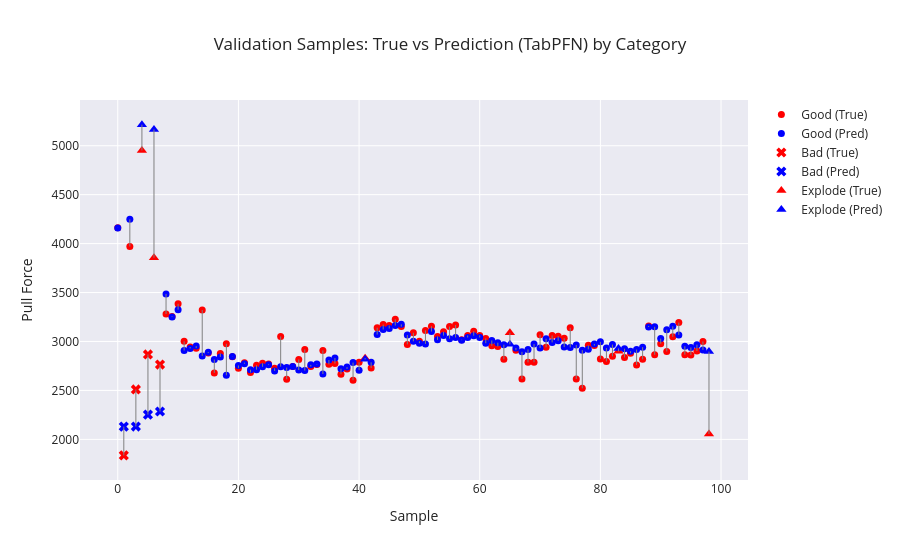

Write notebook code for a chart like this one.
### Markdown cell above
# Check Validation Data

### Code cell
# Category array (must be aligned with y_dev)
categories = dev_df.groupby("Sample ID")["Category"].first().values

plot_visualizer(
    true_vals=y_dev_Regressor,
    pred_vals=final_pred,
    categories=categories,
    title=f"Validation Samples: True vs Prediction (TabPFN) by Category"
)

### Figure 1 — Plotly figure (JSON) as saved in the notebook; plotly's stock layout.template omitted (floating-point values rounded to 4 significant figures)
{"data": [{"marker": {"color": "red", "size": 7, "symbol": "circle"}, "mode": "markers", "name": "Good (True)", "type": "scatter", "x": [0, 2, 8, 9, 10, 11, 12, 13, 14, 15, 16, 17, 18, 19, 20, 21, 22, 23, 24, 25, 26, 27, 28, 29, 30, 31, 32, 33, 34, 35, 36, 37, 38, 39, 40, 42, 43, 44, 45, 46, 47, 48, 49, 50, 51, 52, 53, 54, 55, 56, 57, 58, 59, 60, 61, 62, 63, 64, 66, 67, 68, 69, 70, 71, 72, 73, 74, 75, 76, 77, 78, 79, 80, 81, 82, 84, 85, 86, 87, 88, 89, 90, 91, 92, 93, 94, 95, 96, 97], "y": [4161.0, 3970.0, 3281.0, 3256.0, 3385.0, 3002.0, 2944.0, 2932.0, 3321.0, 2882.0, 2679.0, 2877.0, 2976.0, 2843.0, 2727.0, 2784.0, 2683.0, 2758.0, 2778.0, 2770.0, 2726.0, 3052.0, 2614.0, 2744.0, 2816.0, 2919.0, 2744.0, 2765.0, 2909.0, 2766.0, 2775.0, 2665.0, 2720.0, 2604.0, 2787.0, 2730.0, 3141.0, 3173.0, 3163.0, 3227.0, 3152.0, 2970.0, 3089.0, 3002.0, 3113.0, 3156.0, 3051.0, 3099.0, 3153.0, 3169.0, 3017.0, 3061.0, 3105.0, 3062.0, 3031.0, 2956.0, 2948.0, 2818.0, 2910.0, 2617.0, 2787.0, 2788.0, 3070.0, 2940.0, 3061.0, 3054.0, 3033.0, 3139.0, 2617.0, 2522.0, 2961.0, 2958.0, 2821.0, 2796.0, 2849.0, 2837.0, 2880.0, 2760.0, 2818.0, 3159.0, 2864.0, 2977.0, 2898.0, 3048.0, 3193.0, 2866.0, 2861.0, 2903.0, 3001.0]}, {"marker": {"color": "blue", "size": 7, "symbol": "circle"}, "mode": "markers", "name": "Good (Pred)", "type": "scatter", "x": [0, 2, 8, 9, 10, 11, 12, 13, 14, 15, 16, 17, 18, 19, 20, 21, 22, 23, 24, 25, 26, 27, 28, 29, 30, 31, 32, 33, 34, 35, 36, 37, 38, 39, 40, 42, 43, 44, 45, 46, 47, 48, 49, 50, 51, 52, 53, 54, 55, 56, 57, 58, 59, 60, 61, 62, 63, 64, 66, 67, 68, 69, 70, 71, 72, 73, 74, 75, 76, 77, 78, 79, 80, 81, 82, 84, 85, 86, 87, 88, 89, 90, 91, 92, 93, 94, 95, 96, 97], "y": [4160.0, 4248.0, 3486.0, 3249.0, 3325.0, 2907.0, 2929.0, 2953.0, 2852.0, 2891.0, 2815.0, 2842.0, 2654.0, 2845.0, 2755.0, 2773.0, 2712.0, 2712.0, 2741.0, 2763.0, 2699.0, 2743.0, 2733.0, 2743.0, 2708.0, 2702.0, 2761.0, 2769.0, 2668.0, 2810.0, 2831.0, 2722.0, 2738.0, 2784.0, 2707.0, 2787.0, 3071.0, 3123.0, 3132.0, 3163.0, 3175.0, 3066.0, 3002.0, 2982.0, 2975.0, 3102.0, 3017.0, 3060.0, 3029.0, 3041.0, 3013.0, 3040.0, 3059.0, 3041.0, 2982.0, 3010.0, 2988.0, 2968.0, 2934.0, 2894.0, 2919.0, 2973.0, 2933.0, 3028.0, 2990.0, 3007.0, 2943.0, 2939.0, 2965.0, 2911.0, 2920.0, 2974.0, 2996.0, 2933.0, 2969.0, 2926.0, 2901.0, 2917.0, 2942.0, 3148.0, 3150.0, 3029.0, 3121.0, 3155.0, 3067.0, 2951.0, 2939.0, 2967.0, 2914.0]}, {"marker": {"color": "red", "size": 9, "symbol": "x"}, "mode": "markers", "name": "Bad (True)", "type": "scatter", "x": [1, 3, 5, 7], "y": [1836.0, 2510.0, 2867.0, 2764.0]}, {"marker": {"color": "blue", "size": 9, "symbol": "x"}, "mode": "markers", "name": "Bad (Pred)", "type": "scatter", "x": [1, 3, 5, 7], "y": [2130.0, 2131.0, 2253.0, 2285.0]}, {"marker": {"color": "red", "size": 9, "symbol": "triangle-up"}, "mode": "markers", "name": "Explode (True)", "type": "scatter", "x": [4, 6, 41, 65, 83, 98], "y": [4952.0, 3856.0, 2830.0, 3089.0, 2899.0, 2054.0]}, {"marker": {"color": "blue", "size": 9, "symbol": "triangle-up"}, "mode": "markers", "name": "Explode (Pred)", "type": "scatter", "x": [4, 6, 41, 65, 83, 98], "y": [5215.0, 5166.0, 2817.0, 2971.0, 2928.0, 2897.0]}, {"line": {"color": "gray", "width": 1}, "mode": "lines", "showlegend": false, "type": "scatter", "x": [0, 0], "y": [4161.0, 4160.0]}, {"line": {"color": "gray", "width": 1}, "mode": "lines", "showlegend": false, "type": "scatter", "x": [1, 1], "y": [1836.0, 2130.0]}, {"line": {"color": "gray", "width": 1}, "mode": "lines", "showlegend": false, "type": "scatter", "x": [2, 2], "y": [3970.0, 4248.0]}, {"line": {"color": "gray", "width": 1}, "mode": "lines", "showlegend": false, "type": "scatter", "x": [3, 3], "y": [2510.0, 2131.0]}, {"line": {"color": "gray", "width": 1}, "mode": "lines", "showlegend": false, "type": "scatter", "x": [4, 4], "y": [4952, 5215.0]}, {"line": {"color": "gray", "width": 1}, "mode": "lines", "showlegend": false, "type": "scatter", "x": [5, 5], "y": [2867.0, 2253.0]}, {"line": {"color": "gray", "width": 1}, "mode": "lines", "showlegend": false, "type": "scatter", "x": [6, 6], "y": [3856.0, 5166.0]}, {"line": {"color": "gray", "width": 1}, "mode": "lines", "showlegend": false, "type": "scatter", "x": [7, 7], "y": [2764.0, 2285.0]}, {"line": {"color": "gray", "width": 1}, "mode": "lines", "showlegend": false, "type": "scatter", "x": [8, 8], "y": [3281.0, 3486.0]}, {"line": {"color": "gray", "width": 1}, "mode": "lines", "showlegend": false, "type": "scatter", "x": [9, 9], "y": [3256.0, 3249.0]}, {"line": {"color": "gray", "width": 1}, "mode": "lines", "showlegend": false, "type": "scatter", "x": [10, 10], "y": [3385.0, 3325.0]}, {"line": {"color": "gray", "width": 1}, "mode": "lines", "showlegend": false, "type": "scatter", "x": [11, 11], "y": [3002.0, 2907.0]}, {"line": {"color": "gray", "width": 1}, "mode": "lines", "showlegend": false, "type": "scatter", "x": [12, 12], "y": [2944.0, 2929.0]}, {"line": {"color": "gray", "width": 1}, "mode": "lines", "showlegend": false, "type": "scatter", "x": [13, 13], "y": [2932.0, 2953.0]}, {"line": {"color": "gray", "width": 1}, "mode": "lines", "showlegend": false, "type": "scatter", "x": [14, 14], "y": [3321.0, 2852.0]}, {"line": {"color": "gray", "width": 1}, "mode": "lines", "showlegend": false, "type": "scatter", "x": [15, 15], "y": [2882.0, 2891.0]}, {"line": {"color": "gray", "width": 1}, "mode": "lines", "showlegend": false, "type": "scatter", "x": [16, 16], "y": [2679.0, 2815.0]}, {"line": {"color": "gray", "width": 1}, "mode": "lines", "showlegend": false, "type": "scatter", "x": [17, 17], "y": [2877.0, 2842.0]}, {"line": {"color": "gray", "width": 1}, "mode": "lines", "showlegend": false, "type": "scatter", "x": [18, 18], "y": [2976.0, 2654.0]}, {"line": {"color": "gray", "width": 1}, "mode": "lines", "showlegend": false, "type": "scatter", "x": [19, 19], "y": [2843.0, 2845.0]}, {"line": {"color": "gray", "width": 1}, "mode": "lines", "showlegend": false, "type": "scatter", "x": [20, 20], "y": [2727.0, 2755.0]}, {"line": {"color": "gray", "width": 1}, "mode": "lines", "showlegend": false, "type": "scatter", "x": [21, 21], "y": [2784.0, 2773.0]}, {"line": {"color": "gray", "width": 1}, "mode": "lines", "showlegend": false, "type": "scatter", "x": [22, 22], "y": [2683.0, 2712.0]}, {"line": {"color": "gray", "width": 1}, "mode": "lines", "showlegend": false, "type": "scatter", "x": [23, 23], "y": [2758.0, 2712.0]}, {"line": {"color": "gray", "width": 1}, "mode": "lines", "showlegend": false, "type": "scatter", "x": [24, 24], "y": [2778.0, 2741.0]}, {"line": {"color": "gray", "width": 1}, "mode": "lines", "showlegend": false, "type": "scatter", "x": [25, 25], "y": [2770, 2763.0]}, {"line": {"color": "gray", "width": 1}, "mode": "lines", "showlegend": false, "type": "scatter", "x": [26, 26], "y": [2726.0, 2699.0]}, {"line": {"color": "gray", "width": 1}, "mode": "lines", "showlegend": false, "type": "scatter", "x": [27, 27], "y": [3052.0, 2743.0]}, {"line": {"color": "gray", "width": 1}, "mode": "lines", "showlegend": false, "type": "scatter", "x": [28, 28], "y": [2614.0, 2733.0]}, {"line": {"color": "gray", "width": 1}, "mode": "lines", "showlegend": false, "type": "scatter", "x": [29, 29], "y": [2744.0, 2743.0]}, {"line": {"color": "gray", "width": 1}, "mode": "lines", "showlegend": false, "type": "scatter", "x": [30, 30], "y": [2816.0, 2708.0]}, {"line": {"color": "gray", "width": 1}, "mode": "lines", "showlegend": false, "type": "scatter", "x": [31, 31], "y": [2919.0, 2702.0]}, {"line": {"color": "gray", "width": 1}, "mode": "lines", "showlegend": false, "type": "scatter", "x": [32, 32], "y": [2744.0, 2761.0]}, {"line": {"color": "gray", "width": 1}, "mode": "lines", "showlegend": false, "type": "scatter", "x": [33, 33], "y": [2765, 2769.0]}, {"line": {"color": "gray", "width": 1}, "mode": "lines", "showlegend": false, "type": "scatter", "x": [34, 34], "y": [2909.0, 2668.0]}, {"line": {"color": "gray", "width": 1}, "mode": "lines", "showlegend": false, "type": "scatter", "x": [35, 35], "y": [2766.0, 2810.0]}, {"line": {"color": "gray", "width": 1}, "mode": "lines", "showlegend": false, "type": "scatter", "x": [36, 36], "y": [2775.0, 2831.0]}, {"line": {"color": "gray", "width": 1}, "mode": "lines", "showlegend": false, "type": "scatter", "x": [37, 37], "y": [2665.0, 2722.0]}, {"line": {"color": "gray", "width": 1}, "mode": "lines", "showlegend": false, "type": "scatter", "x": [38, 38], "y": [2720.0, 2738.0]}, {"line": {"color": "gray", "width": 1}, "mode": "lines", "showlegend": false, "type": "scatter", "x": [39, 39], "y": [2604.0, 2784.0]}, {"line": {"color": "gray", "width": 1}, "mode": "lines", "showlegend": false, "type": "scatter", "x": [40, 40], "y": [2787.0, 2707.0]}, {"line": {"color": "gray", "width": 1}, "mode": "lines", "showlegend": false, "type": "scatter", "x": [41, 41], "y": [2830.0, 2817.0]}, {"line": {"color": "gray", "width": 1}, "mode": "lines", "showlegend": false, "type": "scatter", "x": [42, 42], "y": [2730.0, 2787.0]}, {"line": {"color": "gray", "width": 1}, "mode": "lines", "showlegend": false, "type": "scatter", "x": [43, 43], "y": [3141.0, 3071.0]}, {"line": {"color": "gray", "width": 1}, "mode": "lines", "showlegend": false, "type": "scatter", "x": [44, 44], "y": [3173.0, 3123.0]}, {"line": {"color": "gray", "width": 1}, "mode": "lines", "showlegend": false, "type": "scatter", "x": [45, 45], "y": [3163.0, 3132.0]}, {"line": {"color": "gray", "width": 1}, "mode": "lines", "showlegend": false, "type": "scatter", "x": [46, 46], "y": [3227.0, 3163.0]}, {"line": {"color": "gray", "width": 1}, "mode": "lines", "showlegend": false, "type": "scatter", "x": [47, 47], "y": [3152, 3175.0]}, {"line": {"color": "gray", "width": 1}, "mode": "lines", "showlegend": false, "type": "scatter", "x": [48, 48], "y": [2970.0, 3066.0]}, {"line": {"color": "gray", "width": 1}, "mode": "lines", "showlegend": false, "type": "scatter", "x": [49, 49], "y": [3089.0, 3002.0]}, {"line": {"color": "gray", "width": 1}, "mode": "lines", "showlegend": false, "type": "scatter", "x": [50, 50], "y": [3002.0, 2982.0]}, {"line": {"color": "gray", "width": 1}, "mode": "lines", "showlegend": false, "type": "scatter", "x": [51, 51], "y": [3113.0, 2975.0]}, {"line": {"color": "gray", "width": 1}, "mode": "lines", "showlegend": false, "type": "scatter", "x": [52, 52], "y": [3156.0, 3102.0]}, {"line": {"color": "gray", "width": 1}, "mode": "lines", "showlegend": false, "type": "scatter", "x": [53, 53], "y": [3051.0, 3017.0]}, {"line": {"color": "gray", "width": 1}, "mode": "lines", "showlegend": false, "type": "scatter", "x": [54, 54], "y": [3099.0, 3060.0]}, {"line": {"color": "gray", "width": 1}, "mode": "lines", "showlegend": false, "type": "scatter", "x": [55, 55], "y": [3153.0, 3029.0]}, {"line": {"color": "gray", "width": 1}, "mode": "lines", "showlegend": false, "type": "scatter", "x": [56, 56], "y": [3169.0, 3041.0]}, {"line": {"color": "gray", "width": 1}, "mode": "lines", "showlegend": false, "type": "scatter", "x": [57, 57], "y": [3017.0, 3013.0]}, {"line": {"color": "gray", "width": 1}, "mode": "lines", "showlegend": false, "type": "scatter", "x": [58, 58], "y": [3061.0, 3040.0]}, {"line": {"color": "gray", "width": 1}, "mode": "lines", "showlegend": false, "type": "scatter", "x": [59, 59], "y": [3105.0, 3059.0]}, {"line": {"color": "gray", "width": 1}, "mode": "lines", "showlegend": false, "type": "scatter", "x": [60, 60], "y": [3062.0, 3041.0]}, {"line": {"color": "gray", "width": 1}, "mode": "lines", "showlegend": false, "type": "scatter", "x": [61, 61], "y": [3031.0, 2982.0]}, {"line": {"color": "gray", "width": 1}, "mode": "lines", "showlegend": false, "type": "scatter", "x": [62, 62], "y": [2956.0, 3010.0]}, {"line": {"color": "gray", "width": 1}, "mode": "lines", "showlegend": false, "type": "scatter", "x": [63, 63], "y": [2948, 2988.0]}, {"line": {"color": "gray", "width": 1}, "mode": "lines", "showlegend": false, "type": "scatter", "x": [64, 64], "y": [2818.0, 2968.0]}, {"line": {"color": "gray", "width": 1}, "mode": "lines", "showlegend": false, "type": "scatter", "x": [65, 65], "y": [3089.0, 2971.0]}, {"line": {"color": "gray", "width": 1}, "mode": "lines", "showlegend": false, "type": "scatter", "x": [66, 66], "y": [2910.0, 2934.0]}, {"line": {"color": "gray", "width": 1}, "mode": "lines", "showlegend": false, "type": "scatter", "x": [67, 67], "y": [2617.0, 2894.0]}, {"line": {"color": "gray", "width": 1}, "mode": "lines", "showlegend": false, "type": "scatter", "x": [68, 68], "y": [2787.0, 2919.0]}, {"line": {"color": "gray", "width": 1}, "mode": "lines", "showlegend": false, "type": "scatter", "x": [69, 69], "y": [2788.0, 2973.0]}, {"line": {"color": "gray", "width": 1}, "mode": "lines", "showlegend": false, "type": "scatter", "x": [70, 70], "y": [3070.0, 2933.0]}, {"line": {"color": "gray", "width": 1}, "mode": "lines", "showlegend": false, "type": "scatter", "x": [71, 71], "y": [2940.0, 3028.0]}, {"line": {"color": "gray", "width": 1}, "mode": "lines", "showlegend": false, "type": "scatter", "x": [72, 72], "y": [3061.0, 2990.0]}, {"line": {"color": "gray", "width": 1}, "mode": "lines", "showlegend": false, "type": "scatter", "x": [73, 73], "y": [3054.0, 3007.0]}, {"line": {"color": "gray", "width": 1}, "mode": "lines", "showlegend": false, "type": "scatter", "x": [74, 74], "y": [3033, 2943.0]}, {"line": {"color": "gray", "width": 1}, "mode": "lines", "showlegend": false, "type": "scatter", "x": [75, 75], "y": [3139.0, 2939.0]}, {"line": {"color": "gray", "width": 1}, "mode": "lines", "showlegend": false, "type": "scatter", "x": [76, 76], "y": [2617.0, 2965.0]}, {"line": {"color": "gray", "width": 1}, "mode": "lines", "showlegend": false, "type": "scatter", "x": [77, 77], "y": [2522.0, 2911.0]}, {"line": {"color": "gray", "width": 1}, "mode": "lines", "showlegend": false, "type": "scatter", "x": [78, 78], "y": [2961.0, 2920.0]}, {"line": {"color": "gray", "width": 1}, "mode": "lines", "showlegend": false, "type": "scatter", "x": [79, 79], "y": [2958.0, 2974.0]}, {"line": {"color": "gray", "width": 1}, "mode": "lines", "showlegend": false, "type": "scatter", "x": [80, 80], "y": [2821.0, 2996.0]}, {"line": {"color": "gray", "width": 1}, "mode": "lines", "showlegend": false, "type": "scatter", "x": [81, 81], "y": [2796.0, 2933.0]}, {"line": {"color": "gray", "width": 1}, "mode": "lines", "showlegend": false, "type": "scatter", "x": [82, 82], "y": [2849.0, 2969.0]}, {"line": {"color": "gray", "width": 1}, "mode": "lines", "showlegend": false, "type": "scatter", "x": [83, 83], "y": [2899, 2928.0]}, {"line": {"color": "gray", "width": 1}, "mode": "lines", "showlegend": false, "type": "scatter", "x": [84, 84], "y": [2837.0, 2926.0]}, {"line": {"color": "gray", "width": 1}, "mode": "lines", "showlegend": false, "type": "scatter", "x": [85, 85], "y": [2880.0, 2901.0]}, {"line": {"color": "gray", "width": 1}, "mode": "lines", "showlegend": false, "type": "scatter", "x": [86, 86], "y": [2760.0, 2917.0]}, {"line": {"color": "gray", "width": 1}, "mode": "lines", "showlegend": false, "type": "scatter", "x": [87, 87], "y": [2818.0, 2942.0]}, {"line": {"color": "gray", "width": 1}, "mode": "lines", "showlegend": false, "type": "scatter", "x": [88, 88], "y": [3159.0, 3148.0]}, {"line": {"color": "gray", "width": 1}, "mode": "lines", "showlegend": false, "type": "scatter", "x": [89, 89], "y": [2864.0, 3150.0]}, {"line": {"color": "gray", "width": 1}, "mode": "lines", "showlegend": false, "type": "scatter", "x": [90, 90], "y": [2977.0, 3029.0]}, {"line": {"color": "gray", "width": 1}, "mode": "lines", "showlegend": false, "type": "scatter", "x": [91, 91], "y": [2898.0, 3121.0]}, {"line": {"color": "gray", "width": 1}, "mode": "lines", "showlegend": false, "type": "scatter", "x": [92, 92], "y": [3048.0, 3155.0]}, {"line": {"color": "gray", "width": 1}, "mode": "lines", "showlegend": false, "type": "scatter", "x": [93, 93], "y": [3193.0, 3067.0]}, {"line": {"color": "gray", "width": 1}, "mode": "lines", "showlegend": false, "type": "scatter", "x": [94, 94], "y": [2866.0, 2951.0]}, {"line": {"color": "gray", "width": 1}, "mode": "lines", "showlegend": false, "type": "scatter", "x": [95, 95], "y": [2861.0, 2939.0]}, {"line": {"color": "gray", "width": 1}, "mode": "lines", "showlegend": false, "type": "scatter", "x": [96, 96], "y": [2903.0, 2967.0]}, {"line": {"color": "gray", "width": 1}, "mode": "lines", "showlegend": false, "type": "scatter", "x": [97, 97], "y": [3001.0, 2914.0]}, {"line": {"color": "gray", "width": 1}, "mode": "lines", "showlegend": false, "type": "scatter", "x": [98, 98], "y": [2054.0, 2897.0]}], "layout": {"title": {"text": "Validation Samples: True vs Prediction (TabPFN) by Category"}, "xaxis": {"title": {"text": "Sample"}}, "yaxis": {"title": {"text": "Pull Force"}}}}
